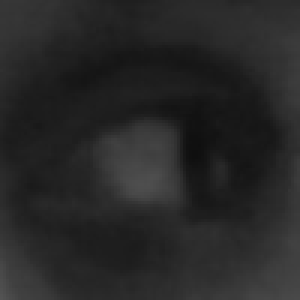
#> input picture ai-service/data/processed/left/left_1.jpg, 100 x 100 px, found by its file name (shown 3 times larger)
$ python train_model.py
#> lines starting #> are read from the running program, lines starting #| are printed output that depends on the picture
import os
import cv2
import numpy as np
from sklearn.ensemble import RandomForestClassifier
from sklearn.model_selection import train_test_split
from sklearn.metrics import accuracy_score
from skimage.feature import hog
import joblib

# Path
BASE_PATH = r"D:\vision-therapy-app\ai-service\data\processed"

CLASSES = ["left", "right", "center"]

X = []
y = []

label_map = {
    "left": 0,
    "right": 1,
    "center": 2
}

for label in CLASSES:
    folder = os.path.join(BASE_PATH, label)

    for img_name in os.listdir(folder):
        img_path = os.path.join(folder, img_name)

        img = cv2.imread(img_path, cv2.IMREAD_GRAYSCALE)
#> img is the input picture: shape (100, 100); min 15, max 83, mean 39.3

        if img is None:
            continue

        img = cv2.resize(img, (100, 100))

        # 🔥 HOG FEATURE
        hog_features = hog(
            img,
            orientations=9,
            pixels_per_cell=(8, 8),
            cells_per_block=(2, 2),
            visualize=False
        )
#> hog_features = 4356 values, max 0.482 at index 2601, min 0 at index 1, mean 0.125

        # 🔥 POSITION FEATURE
        h, w = img.shape
#> h = 100; w = 100
        left_half = img[:, :w//2]
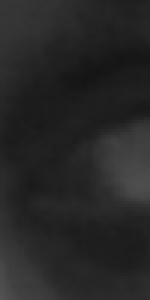
#> left_half: shape (100, 50) (shown 3 times larger); min 21, max 83, mean 38.7
        right_half = img[:, w//2:]
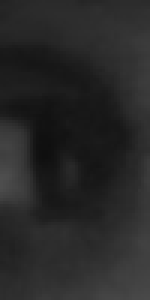
#> right_half: shape (100, 50) (shown 3 times larger); min 15, max 78, mean 39.9

        left_mean = np.mean(left_half)
#> left_mean = 38.7
        right_mean = np.mean(right_half)
#> right_mean = 39.91

        position_feature = [left_mean - right_mean]
#> position_feature = [-1.2]

        # Combine features
        features = np.hstack([hog_features, position_feature])
#> features = 4357 values, max 0.482 at index 2601, min -1.2 at index 4356, mean 0.125
#> (the run stopped early here; a loop or call above may not have finished)
